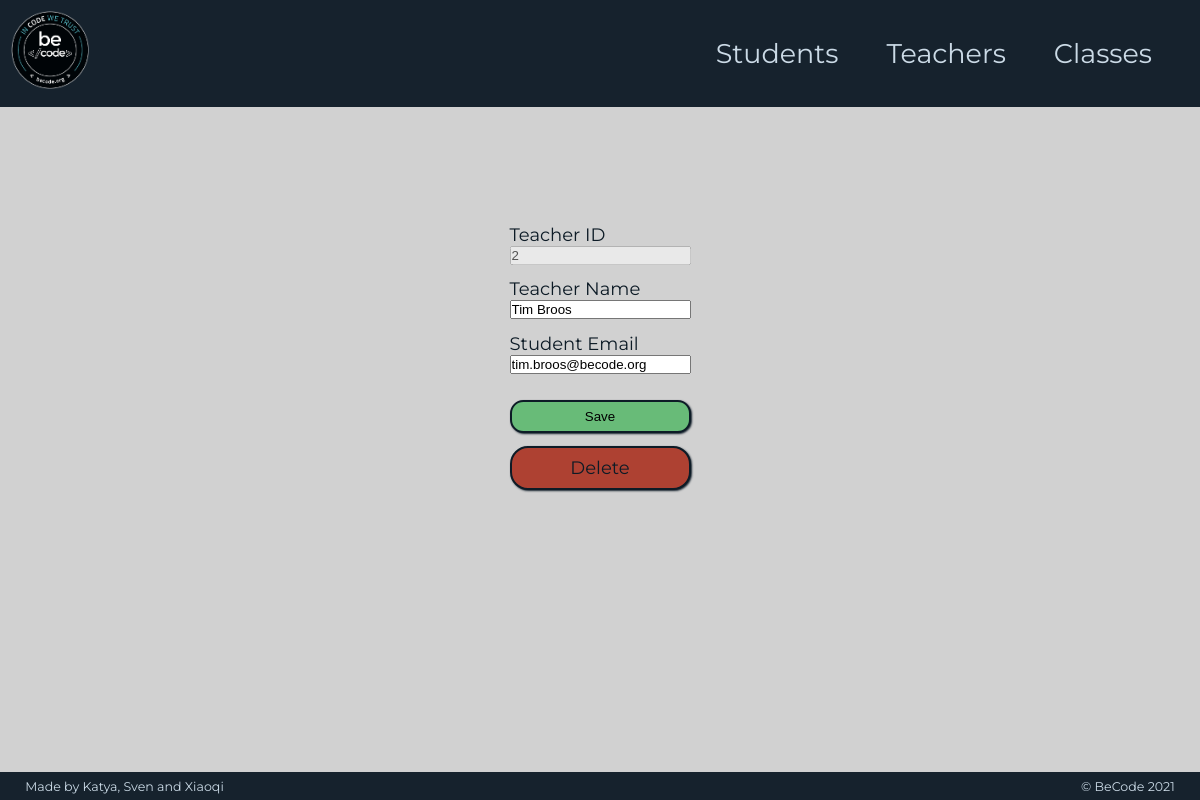
The app's page /index.php?page=editTeacher&id=2 with its own data.
### tables this page shows
CREATE TABLE Teacher (
     ID INT UNSIGNED AUTO_INCREMENT PRIMARY KEY,
     Name varchar(255) NOT NULL,
     Email varchar(255)
);

### Model/connection.php (called while the page is built, shortened)
<?php
class Connection extends PDO
{
    public function __construct(){
        $driverOptions = [
            PDO::MYSQL_ATTR_INIT_COMMAND => "SET NAMES 'utf8'",
            PDO::ATTR_ERRMODE => PDO::ERRMODE_EXCEPTION,
            PDO::ATTR_DEFAULT_FETCH_MODE => PDO::FETCH_ASSOC,
        ];
    }
}

### Model/teacherLoader.php (called while the page is built, shortened)
<?php
class TeacherLoader
{
    public static function getTeacher(PDO $PDO, int $id){
        $handler = $PDO->query('SELECT * FROM teacher WHERE ID = ' . $id);
        return $handler->fetchAll();
    }
}

### View/editTeacherView.php (the view)
<?php require 'includes/header.php' ?>
    <section id="teachers">
        <div id="editTeacher">
            <form method="POST" action="index.php?page=editTeacher&id=<?php echo $teacher[0]["ID"]; ?>">
                <label>Teacher ID</label>
                <input type="text" name="teacherId" value="<?php echo $teacher[0]["ID"] ?>" disabled>
                <label>Teacher Name</label>
                <input type="text" name="teacherName" value="<?php echo $teacher[0]["Name"] ?>" placeholder="Enter teacher's name" required>
                <label>Student Email</label>
                <input type="email" name="teacherEmail" value="<?php echo $teacher[0]["Email"] ?>" placeholder="Enter teacher's Email" required>
                <input type="submit" class="button-Link addBtn" value="Save"></input>
                <a class="button-Link deleteBtn" href="index.php?page=deleteTeacher&id=<?php echo $teacher[0]["ID"]; ?>">Delete</a>
            </form>
        </div>
    </section>
<?php require 'includes/footer.php' ?><?php

### Style/style.css (style rules this page uses)
:root { --bg-color-dark: hsl(207,35%,13%); --bg-color-light: hsl(207, 0%, 82%); --text-color-dark: hsl(207, 50%, 10%); --text-color-light: hsl(207, 35%, 85%); --highlight1: hsl(7,55%,44%); --highlight2: hsl(185,38%,57%); --highlight3: hsl(132,38%,57%); }
* { padding: 0; margin: 0; box-sizing: border-box; }
a { color: inherit; text-decoration: none; }
body { background: var(--bg-color-light); color: var(--text-color-dark); font-family: 'Montserrat', sans-serif; font-size: 22px; }
.button-Link { width: 100%; height: 100%; padding: 0.5em 0.75em; text-align: center; border-radius: 1em; border: 2px solid var(--text-color-dark); box-shadow: 1px 1px 2px var(--bg-color-dark); }
.deleteBtn { background: var(--highlight1); }
.addBtn { background: var(--highlight3); margin-top: 1em; }
form { display: flex; flex-direction: column; margin: 1em; }
input { margin-bottom: 1em ; }
@media (max-width: 1400px) { body { font-size: 20px; } }
@media (max-width: 1250px) { body { font-size: 18px; } }

### records on screen
teacher: teacherId "2", teacherName "Tim Broos", teacherEmail "tim.broos@becode.org"
